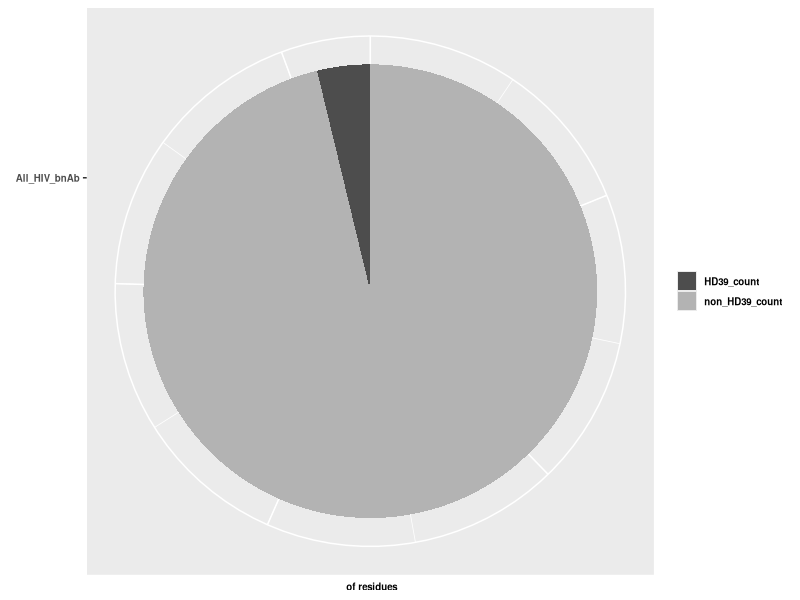

Reproduce this figure in R.
#R code
library(ggplot2)
library(data.table)
library(scales)
library(RColorBrewer)
library(readr)
library(tidyr)
library(reshape)
library(stringr)
library(dplyr)
library(ggrepel)
library(gridExtra)
require(cowplot)

HDusage_HIV_bnAb_pie_chart <- function(table_count){
  textsize <- 7
  colorscale  <- c('grey30', 'grey70')
  p <-  ggplot(table_count,aes(Subject, value, fill=variable)) +
          geom_bar(stat="identity",width=1) +
          theme(axis.title=element_text(size=textsize,face="bold"),
                axis.text=element_text(size=textsize,face="bold"),
                axis.text.x=element_blank(),
                legend.key.size=unit(0.2,'in'),
                legend.title=element_blank(),
                legend.text=element_text(size=textsize,face="bold"),
                legend.position='right') +
          labs(y=expression(bold(' of residues')),x=expression()) +
          scale_fill_manual(values=colorscale,drop=FALSE) +
          coord_polar("y", start=0)
  ggsave(paste('graph/HD39_HIV_usage.png',sep=''),p,height=2.2,width=4)
  }

table_count <- read_tsv('result/Dgene_HIV_bnAb_summary.tsv') %>%
                   mutate(HD39_percent=HD39_count/Total_count) %>%
                   mutate(Other_count=HD39_count-ILTG_count-LRYFDWL_count) %>%
                   mutate(non_HD39_count=Total_count-HD39_count) %>%
                   select(Subject, HD39_count, non_HD39_count)
setDT(table_count)
table_count <- melt(table_count, id='Subject')
HDusage_HIV_bnAb_pie_chart(table_count)
